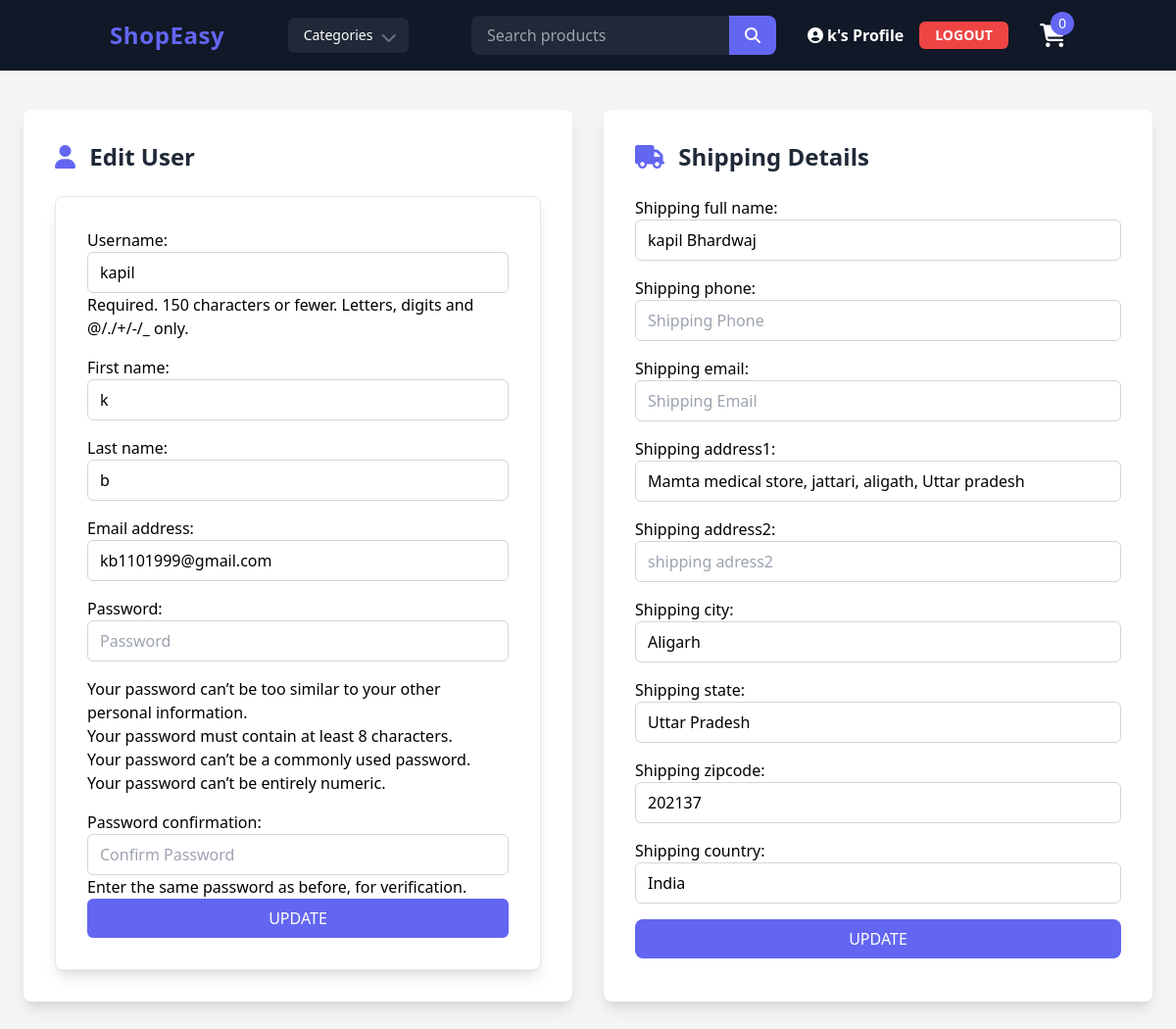
/update_user/ (signed in), run on the app's committed database.
### payment/models.py (models this page shows)
class ShippingAddress(models.Model):
    user=models.ForeignKey(User,on_delete=models.CASCADE,null=True,blank=True)
    shipping_full_name=models.CharField(max_length=50)
    shipping_phone=models.CharField(max_length=20,null=True,blank=True)
    shipping_email=models.EmailField(max_length=50,null=True,blank=True)
    shipping_address1=models.CharField(max_length=100)
    shipping_address2=models.CharField(max_length=100,null=True,blank=True)
    shipping_city=models.CharField(max_length=20)
    shipping_state=models.CharField(max_length=20,null=True,blank=True)
    shipping_zipcode=models.CharField(max_length=20)
    shipping_country=models.CharField(max_length=20,null=True,blank=True)

### store/views.py (the view)
# urls.py: path('update_user/',views.update_user,name="update_user"),
@login_required
def update_user(request):
    user=User.objects.get(id=request.user.id)
    shipping_info=ShippingAddress.objects.get(user__id=request.user.id)
    if request.method=='POST':
        form=UpdateUserForm(request.POST or None,instance=user)
        shipping_form=ShippingAddressForm(request.POST or None,instance=shipping_info)
        if form.is_valid() and shipping_form.is_valid():
           user=form.save()
           shipping_form.save()
           login(request,user)
           return redirect('home')
    else:
        form=UserRegisterForm(instance=user)
        shipping_form=ShippingAddressForm(instance=shipping_info)
    return render(request,"profile.html",{"form":form,"shipping_form":shipping_form})

### cart/cart.py (called while the page is built)
   def __len__(self):
       return len(self.cart)

### cart/context_processor.py (called while the page is built)
def cart(request):
    return {"cart": Cart(request)}

### store/templates/profile.html (shortened to what this page needs)
{% extends 'Base.html' %}
{% block  content %}
<div class="min-h-screen flex items-center justify-center bg-gray-100 py-10">
    <div class="grid grid-cols-1 md:grid-cols-2 gap-8 w-full max-w-6xl">
      <div class="bg-white shadow-lg rounded-lg p-8">
        <h2 class="text-2xl font-bold text-gray-800 mb-6">
          <i class="fas fa-user text-indigo-500 mr-2"></i> Edit User
        </h2>
        <form method="post" class="max-w-lg mx-auto bg-white p-8 rounded-lg shadow-lg border border-gray-200">
        <div class="space-y-4">
            {{ form.as_p }}
        </div>
        <button type="submit" class="w-full bg-indigo-500 text-white py-2 rounded-md hover:bg-indigo-600 focus:outline-none focus:ring-2 focus:ring-indigo-400 transition duration-200">
            UPDATE
        </button>
     </form>
    </div>
      <div class="bg-white shadow-lg rounded-lg p-8">
        <h2 class="text-2xl font-bold text-gray-800 mb-6">
          <i class="fas fa-truck text-indigo-500 mr-2"></i> Shipping Details
        </h2>
        <form method="post"  class="space-y-4">
            <div class="space-y-4">
               {{shipping_form.as_p}}
            </div>
            <button
                type="submit"
                class="w-full bg-indigo-500 text-white py-2 rounded-lg hover:bg-indigo-600 focus:outline-none focus:ring-4 focus:ring-indigo-300 transition-transform duration-200 transform hover:scale-105"
            >
                UPDATE
            </button>
        </form>
      </div>
    </div>
  </div>
{% endblock  %}

### store/templates/Navbar.html (shortened to what this page needs)
<header class="bg-gray-900 text-white shadow-md">
  <div class="container mx-auto flex items-center justify-between py-4 px-6">
    <a href="{% url 'home' %}" hx-get="{% url 'home' %}" target="_self" hx-target="body" hx-swap="outerHTML"
      class="text-2xl font-extrabold tracking-wide text-indigo-500 hover:text-indigo-400 transition duration-200">
      ShopEasy
    </a>
    <div class="relative">
      <select id="category-select"
        class="block bg-gray-800 appearance-none text-white text-sm px-4 py-2 rounded-md focus:ring-2 focus:ring-indigo-400 transition">
        <option disabled selected>Categories </option>
      </select>
      <i class="fa fa-chevron-down absolute top-3 right-3 text-gray-500"></i>
    </div>
    <div class="flex items-center space-x-8">
      <div class="relative">
        <form action="{% url 'search_product' %}" method="POST" class="flex">
          <input placeholder="Search products" type="text" name="search"
            class="px-4 py-2 rounded-l-lg border-none bg-gray-800 text-white placeholder-gray-400 focus:ring-2 focus:ring-indigo-400 flex-1">
          <button type="submit"
            class="bg-indigo-500 px-4 rounded-r-lg text-white hover:bg-indigo-600 transition">
            <i class="fa fa-search"></i>
          </button>
        </form>
      </div>
      {% if user.is_authenticated %}
      <div class="flex items-center space-x-4">
        <a href="{% url 'update_user' %}"
              class="text-white font-semibold hover:text-indigo-400 transition">
              <i class="fa fa-user-circle" aria-hidden="true"></i>
              {{ user.first_name }}'s Profile
            </a>
        <form method="post" action="{% url 'logout' %}">
          <button
            class="bg-red-500 px-4 py-1 rounded-md text-sm font-semibold text-white hover:bg-red-600 transition">
            LOGOUT
          </button>
        </form>
      </div>
      {% endif %}
      <div class="relative">
        <a href="{% url 'cart_summary' %}"
          class="text-2xl text-white hover:text-indigo-400 transition">
          <i class="fa fa-shopping-cart"></i>
        </a>
        <span id="cart-qty"
          class="absolute -top-2 -right-2 bg-indigo-500 text-white text-sm rounded-full w-6 h-6 flex items-center justify-center">
          {{ cart | length }}
        </span>
      </div>
    </div>
  </div>
</header>

### data on the page
ShippingAddress: shipping_full_name "kapil Bhardwaj", shipping_address1 "Mamta medical store, jattari, aligath, Uttar pradesh", shipping_city "Aligarh", shipping_state "Uttar Pradesh", shipping_zipcode "202137", shipping_country "India"

### other printed values
{{ user.first_name }} "k"
{{ cart | length }} "0"
